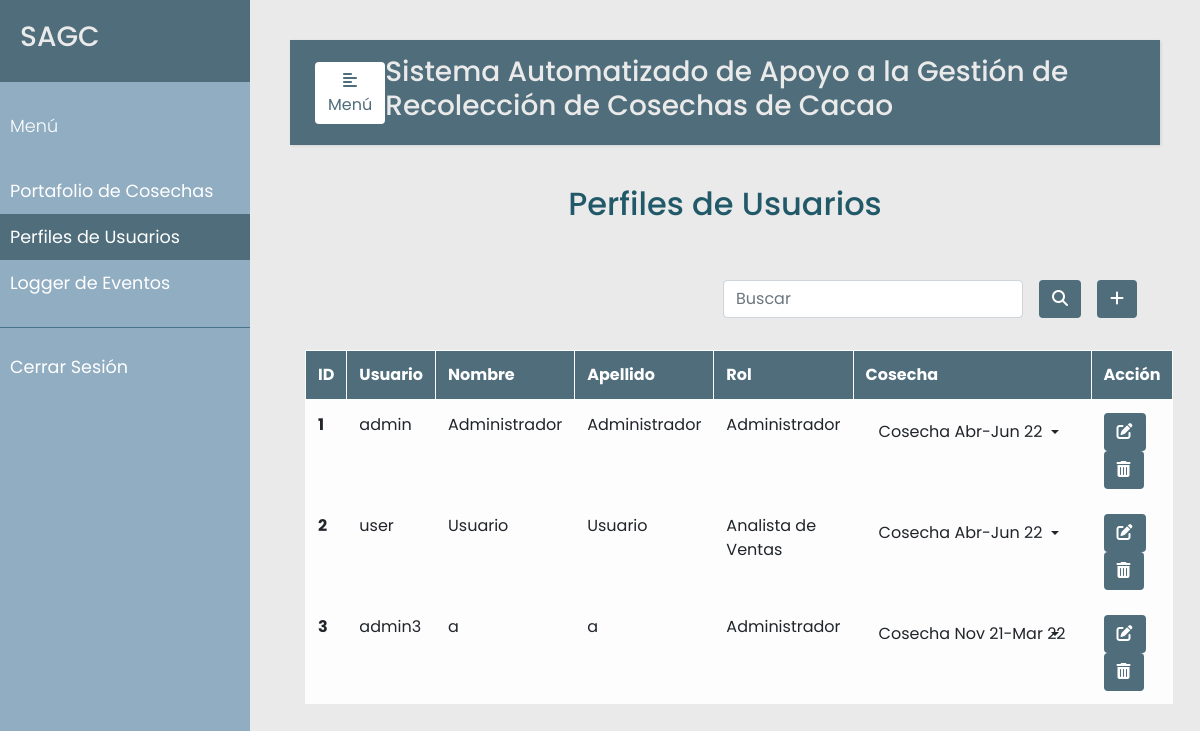
Screenshot of /perfiles (signed in) with the database file from the repository.
### src/models.py (models this page shows, shortened)
class Usuario(db.Model):
    __tablename__ = 'usuarios'
    id = db.Column(db.Integer, primary_key=True)
    nombre_usuario = db.Column(db.String(20), nullable=False, unique=True)
    nombre = db.Column(db.String(30), nullable=False)
    apellido = db.Column(db.String(30), nullable=False)
    password = db.Column(db.String(80), nullable=False)
    rol = db.Column(db.Integer, db.ForeignKey('rols.id'), nullable=False)
    cosechas = db.relationship('Cosecha', secondary=user_cosecha, backref='usuarios', lazy=True)

class Rol(db.Model):
    __tablename__ = 'rols'
    id = db.Column(db.Integer, primary_key=True)
    nombre = db.Column(db.String(120), nullable=False, unique=True)
    user = db.relationship('Usuario', backref='rols', lazy=True)

class Cosecha(db.Model):
    __tablename__ = 'cosechas'
    id = db.Column(db.Integer, primary_key=True)
    descripcion = db.Column(db.String(120), unique=True)
    inicio = db.Column(db.DateTime, nullable=False)
    cierre = db.Column(db.DateTime, nullable=False)
    estado = db.Column(db.Boolean, default=True)
    compras = db.relationship('Compra', backref='cosechas')

### src/perfiles.py (the view, shortened to what this page needs)
@app.route("/perfiles", methods=['GET', 'POST'])
@login_required
@admin_only
def perfiles():
    error=None
    usuarios = Usuario.query.all()
    cosechas = Cosecha.query.all()
    rols = Rol.query.all()
    return render_template("perfiles.html", error=error, usuarios=usuarios, rols=rols, cosechas=cosechas)

### src/decoradores.py (called while the page is built)
def login_required(f):
    @wraps(f)
    def wrap(*args, **kwargs):
        if 'logged_in' in session:
            return f(*args, **kwargs)
        else:
            flash('Necesitas iniciar sesión primero')
            return redirect(url_for('login'))
    return wrap

def admin_only(f):
    @wraps(f)
    def wrap(*args, **kwargs):
        if 'rol_admin' in session and session['rol_admin'] == True:
            return f(*args, **kwargs)
        else:
            flash("Debes ser administrador para ver 'Perfiles de Usuarios'.")
            return redirect(url_for('recolector'))
    return wrap

### templates/perfiles.html (shortened to what this page needs)
{% extends "base.html" %}
{% set active_page = "perfiles" %}
{% block content %}
    <div class="container h-100">
        <p class="text-center h2 fw-bold mb-5 mx-1 mx-md-4 mt-4">Perfiles de Usuarios</p>
        <div class="d-flex flex-row-reverse bd-highlight">
            <div class="p-2 bd-highlight">
              <button type="button" class="btn" style="color:#fff; background-color:#4F6D7A;" data-toggle="modal" data-target="#exampleModalLong">
                <i class="fa-solid fa-plus"></i>
              </button>
            </div>
            <div class="p-2 bd-highlight" style="display:flex; align-content: flex-end;">
              <form action='/perfiles/search' method="post" class="form-inline" style="justify-content: flex-end">
                <input class="form-control mr-3 w-75" type="text" placeholder="Buscar" aria-label="Buscar" name="search_perfil">
                <button type="submit" id="search_perfil" name="action-type" value="search" class="btn" style="color:#fff; background-color:#4F6D7A;">
                  <i class="fas fa-search" aria-hidden="true"></i>
                </button>
              </form>
            </div>
        </div>
        <br/>
        <table class="table table-bordered table-light table-hover">
          <thead>
            <tr>
              <th scope="col">ID</th>
              <th scope="col">Usuario</th>
              <th scope="col">Nombre</th>
              <th scope="col">Apellido</th>
              <th scope="col">Rol</th>
              <th scope="col">Cosecha</th>
              <th scope="col">Acción</th>
            </tr>
          </thead>
          <tbody>
            {% for u in usuarios %}
            <tr>
              <th scope="row">{{u.id}}</th>
              <td>{{u.nombre_usuario}}</td>
              <td>{{u.nombre}}</td>
              <td>{{u.apellido}}</td>
              <td>{{u.rols.nombre}}</td>
              <td>
                {% if u.cosechas|length > 0 %}
                  <div class="dropdown">
                    <button class="btn dropdown-toggle" type="button" id="dropdownMenuButton" data-toggle="dropdown" aria-haspopup="true" aria-expanded="false">
                      {{u.cosechas[0].descripcion}}
                    </button>
                  </div>
                {% else %}
                  <i>Ninguna</i>
                {% endif %}
              </td>
              <td>
                <button type="button" class="btn action" data-toggle="modal" data-target="#edit-modal-{{u.id}}">
                  <i class="fas fa-edit"></i>
                </button>
                <button type="button" class="btn action" data-toggle="modal" data-target="#delete-modal-{{u.id}}">
                  <i class="fas fa-trash-alt"></i>
                </button>
              </td>
            </tr>
            </div>
            {% endfor %}
{% endblock %}

### templates/base.html (shortened to what this page needs)
<!DOCTYPE html>
<html lang="en">
<head>
    <link rel="stylesheet" href="https://cdn.jsdelivr.net/npm/bootstrap@4.3.1/dist/css/bootstrap.min.css">
    <link rel="stylesheet" href="{{ url_for('static', filename='../static/css/styles.css') }}">
    <link rel="stylesheet" href="https://cdnjs.cloudflare.com/ajax/libs/malihu-custom-scrollbar-plugin/3.1.5/jquery.mCustomScrollbar.min.css">
    <link rel="stylesheet" href="https://cdnjs.cloudflare.com/ajax/libs/font-awesome/6.1.1/css/all.min.css" />
</head>
<body>
    <div class="wrapper">
        <nav id="sidebar">
            <div class="sidebar-header">
                <h3>SAGC</h3>
            </div>
            <ul class="list-unstyled components">
                <p>Menú</p>
                {% if session['logged_in'] %}
                    <li class="nav-item {% if active_page == 'cosecha' %}active{% endif %}">
                    <a class="nav-link" href="{{url_for('cosecha')}}">Portafolio de Cosechas</a>
                    </li>
                    {% if session['rol_admin'] %}
                    <li class="nav-item {% if active_page == 'perfiles' %}active{% endif %}">
                    <a class="nav-link" href="{{url_for('perfiles')}}">Perfiles de Usuarios</a>
                    </li>
                    {% endif %}
                    <li class="nav-item {% if active_page == 'eventos' %}active{% endif %}">
                    <a class="nav-link" href="{{url_for('eventos')}}">Logger de Eventos</a>
                    </li>
                {% endif %}
            </ul>
            {% if session['logged_in'] %}
            <ul class="list-unstyled others">
                    <li class="nav-item">
                    <a class="nav-link" href="{{url_for('logout')}}">Cerrar Sesión</a>
                    </li>
            </ul>
            {% endif %}
        </nav>
        <div id="content">
            <nav class="navbar navbar-expand-lg" style="background-color:#4F6D7A;">
                <div class="container-fluid">
                    <button type="button" id="sidebarCollapse" class="btn" style="background-color:#fff; color: #4F6D7A;">
                        <i class="fas fa-align-left"></i>
                        <span>Menú</span>
                    </button>
                    <h3>Sistema Automatizado de Apoyo a la Gestión de Recolección de Cosechas de Cacao</h3>
                </div>
            </nav>
            {% block content %}
            {% endblock %}
</body>
</html>

### static/css/styles.css (style rules this page uses)
body { font-family: 'Poppins', sans-serif; background: #EAEAEA; }
p { font-family: 'Poppins', sans-serif; font-size: 1.1em; font-weight: 300; line-height: 1.7em; color: #215968; }
h3 { color: #EAEAEA; }
a, a:hover, a:focus { color: inherit; text-decoration: none; transition: all 0.3s; }
.navbar { padding: 15px 10px; background: #fff; border: none; border-radius: 0; margin-bottom: 40px; box-shadow: 1px 1px 3px rgba(0, 0, 0, 0.1); }
.wrapper { display: flex; width: 100%; }
#sidebar { width: 250px; position: fixed; top: 0; left: 0; height: 100vh; z-index: 999; background: #91ADC2; color: #fff; transition: all 0.3s; }
#sidebar .sidebar-header { padding: 20px; background: #4F6D7A; }
#sidebar ul.components { padding: 20px 0; border-bottom: 1px solid #47748b; }
#sidebar ul p { color: #fff; padding: 10px; }
#sidebar ul li a { padding: 10px; font-size: 1.1em; display: block; }
#sidebar ul li.active>a, a[aria-expanded="true"] { color: #fff; background: #4F6D7A; }
.dropdown-toggle::after { display: block; position: absolute; top: 50%; right: 20px; transform: translateY(-50%); }
#content { width: calc(100% - 250px); padding: 40px; min-height: 100vh; transition: all 0.3s; position: absolute; top: 0; right: 0; }
.btn.action { color:#fff; background-color:#4F6D7A; }
thead { color:#fff; background-color:#4F6D7A; }

### rows the page displays
Usuario: id "1", nombre_usuario "admin", nombre "Administrador", apellido "Administrador", rols.nombre "Administrador", descripcion "Cosecha Abr-Jun 22"
Usuario: id "2", nombre_usuario "user", nombre "Usuario", apellido "Usuario", rols.nombre "Analista de Ventas", descripcion "Cosecha Abr-Jun 22"
Usuario: id "3", nombre_usuario "admin3", nombre "a", apellido "a", rols.nombre "Administrador", descripcion "Cosecha Nov 21-Mar 22"
